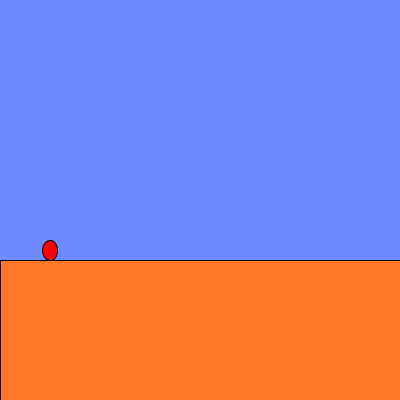
Frame 1 (no input)
Frame 60 (the mouse pressed at the canvas centre just before this capture): identical to frame 1, image omitted
Frame 120 (the mouse held since frame 60 and released just before this capture): identical to frame 1, image omitted

The Processing sketch that drew this single still picture (run headless with seeded random() and noise(); from frame 60 on, the mouse is pressed at the canvas centre):

// Processing sketch: week08_6_mario_fly
// ── week08_6_mario_fly.pde
//碰撞偵測馬力歐和皮卡丘
//牛頓力學(1)靜者恆靜、動者恆動
//(2)f=m*a 位置、速度、加速度
void setup(){
  size(400,400);
}
float marioX=50,marioY=250,vx=0,vy=0;
void draw(){
  background(108,137,255);
  marioX += vx;
  if(flying){
    marioY += vy;
    vy += 0.95;
    if(marioY>=250){
      marioY=250;
      flying = false;
    }
  }
  fill(255,0,0);ellipse(marioX,marioY,15,20);
  fill(299,119,42);rect(0,260,400,150);
}
boolean flying=false;//一開始沒有飛
void keyPressed(){
  if(keyCode == RIGHT)vx=2;
  if(keyCode == LEFT)vx=-2;
  if(keyCode == UP){
    vy=-20;
    flying = true;
  }
}
void keyReleased(){
  if(keyCode==LEFT||keyCode==RIGHT) vx=0;
}
